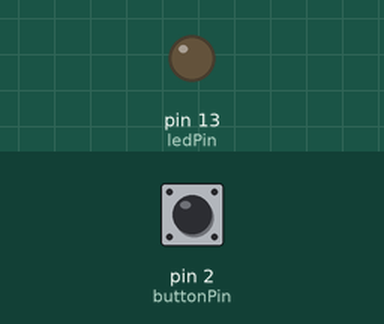
Simulated run of this sketch. Board: Arduino Uno, built with avr-gcc and run on an emulated ATmega328P. On the bench: output pins drawn as LEDs (lit = HIGH). The test bench sets the inputs (shaded band); at power-on: pin 2 (buttonPin) LOW.

Above: at 1.2 s.
1.3 s: pin 2 (buttonPin) pulled HIGH for 0.15 s
At 1.37 s:
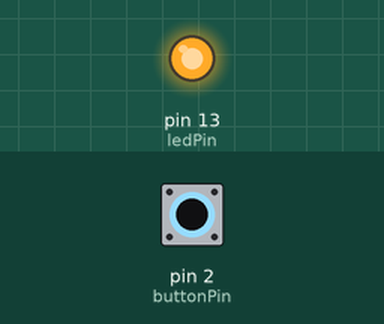
2.9 s: pin 2 (buttonPin) pulled HIGH for 3.2 s
At 6.4 s:
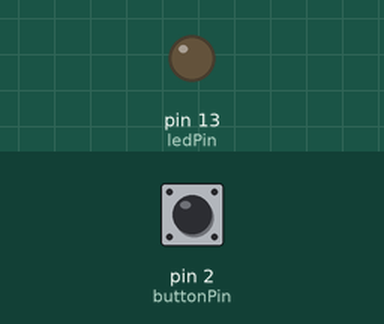
Timing chart, 0 to 7.9 s (numbered marks = the images above; inputs shaded):
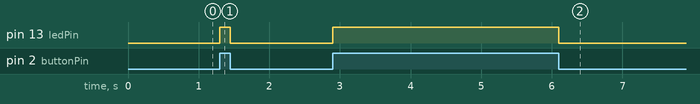

Measured:
- after the input at 1.3 s, pin 13 (ledPin): LOW → HIGH at once, → LOW 0.15 s later
- after the input at 2.9 s, pin 13 (ledPin): LOW → HIGH at once, → LOW 3.2 s later

The sketch:

sketch_jul22a_Basic_option.ino
```cpp
const int buttonPin = 2;
const int ledPin = 13;

void setup() {
  pinMode(ledPin, OUTPUT);
  pinMode(buttonPin, INPUT);

}

void loop() {
  int buttonState = digitalRead(buttonPin);
  digitalWrite(ledPin, buttonState);

}
```
